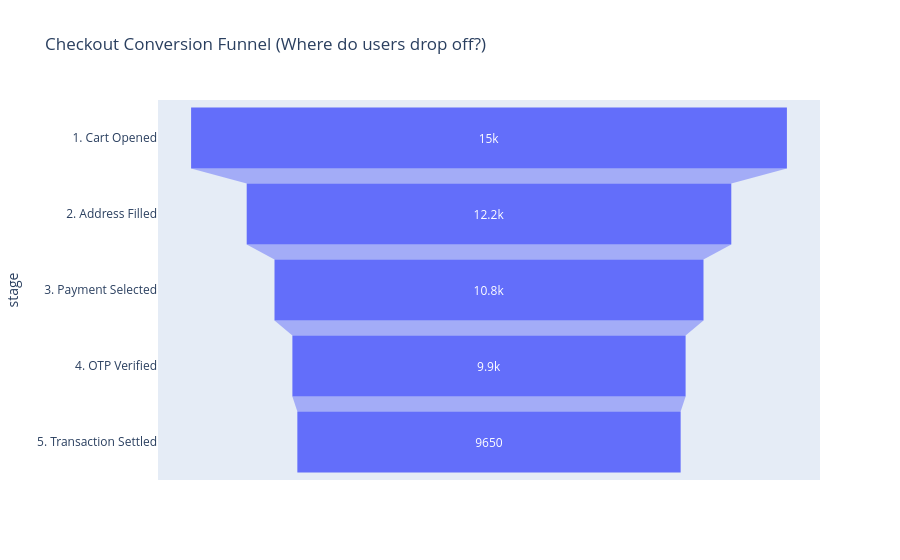

The code cell stored with this chart in its notebook:
### Markdown cell above
### 🔹 Conversion Funnels: `px.funnel()`
- **What it does:** Demonstrates how to use `🔹 Conversion Funnels: `px.funnel()`` in Python.
- **Syntax:** `funnel_df = pd.DataFrame({`
- **Operation:** `funnel_df = pd.DataFrame({`
- **Key Note:** Test operations on a small sample of your dataset first (`df.head()` or `[:5]`) before running across all rows.

### Code cell
funnel_df = pd.DataFrame({
    'stage': ['1. Cart Opened', '2. Address Filled', '3. Payment Selected', '4. OTP Verified', '5. Transaction Settled'],
    'users': [15000, 12200, 10800, 9900, 9650]
})

fig = px.funnel(funnel_df, x='users', y='stage', title='Checkout Conversion Funnel (Where do users drop off?)')
fig.show()

### Figure 1 — Plotly figure (JSON) as saved in the notebook; plotly's stock layout.template omitted (floating-point values rounded to 4 significant figures)
{"data": [{"hovertemplate": "users=%{x}<br>stage=%{y}<extra></extra>", "legendgroup": "", "marker": {"color": "#636efa"}, "name": "", "orientation": "h", "showlegend": false, "type": "funnel", "x": [15000, 12200, 10800, 9900, 9650], "xaxis": "x", "y": ["1. Cart Opened", "2. Address Filled", "3. Payment Selected", "4. OTP Verified", "5. Transaction Settled"], "yaxis": "y"}], "layout": {"legend": {"tracegroupgap": 0}, "title": {"text": "Checkout Conversion Funnel (Where do users drop off?)"}, "xaxis": {"anchor": "y", "domain": [0.0, 1.0], "title": {"text": "users"}}, "yaxis": {"anchor": "x", "domain": [0.0, 1.0], "title": {"text": "stage"}}}}
